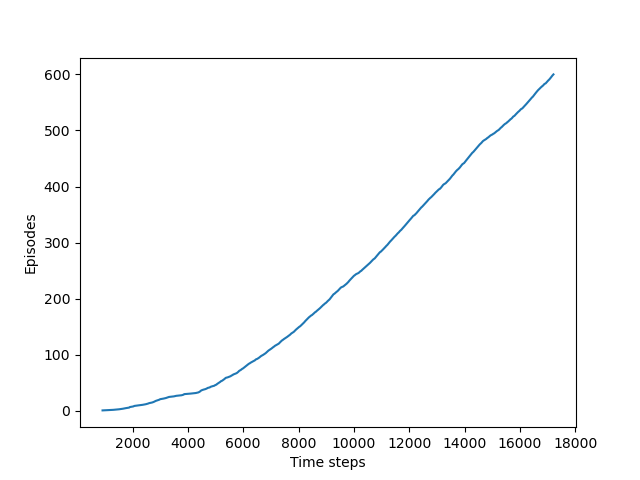

Source code (Python):
import sys
from os.path import dirname, join, realpath
dir_path = dirname(dirname(realpath(__file__)))
sys.path.insert(1, join(dir_path, 'utils'))
from abc import ABC, abstractmethod
from typing import List

import numpy as np
import matplotlib.pyplot as plt
from tqdm import trange

from env import GridWorld


class Agent(ABC):
    '''
    Agent abstract class
    '''

    def __init__(self, env: GridWorld, 
                epsilon: float, alpha: float,
                gamma: float, n_eps: int) -> None:
        '''
        Params
        ------
        env: GridWorld env
        epsilon: exploration param
        alpha: step size param
        gamma: discount factor
        n_eps: number of episodes
        '''
        self.env = env
        self.epsilon = epsilon
        self.alpha = alpha
        self.gamma = gamma
        self.n_eps = n_eps


    def _reset(self) -> np.ndarray:
        return self.env.reset()


    def _epsilon_greedy(self, state: np.ndarray) -> int:
        '''
        Choose action according to epsilon-greedy

        Params
        ------
        state: state of the agent

        Return
        ------
        action: chosen action
        '''
        if np.random.binomial(1, self.epsilon):
            action = np.random.choice(self.env.action_space)
        else:
            state = self.env.state
            max_value = self.value_function[state[0], state[1], :].max()
            action = np.random.choice(np.flatnonzero(
                self.value_function[state[0], state[1], :] == max_value))
        return action


    @abstractmethod
    def _run_episode(self) -> float:
        pass


    def run(self) -> List[int]:
        n_steps = []
        self.value_function = np.zeros((self.env.height, self.env.width, 
            len(self.env.action_space)))

        for ep in trange(self.n_eps):
            n_steps.append(self._run_episode())

        return n_steps


    def print_optimal_policy(self) -> None:
        for x in range(self.env.height):
            optimal_policy_row = []
            for y in range(self.env.width):
                if self.env.terminated(np.array([x, y])):
                    optimal_policy_row.append('G')
                    continue
                best_action = np.argmax(self.value_function[x, y, :])
                if best_action == 0:
                    optimal_policy_row.append('U')
                elif best_action == 1:
                    optimal_policy_row.append('R')
                elif best_action == 2:
                    optimal_policy_row.append('D')
                elif best_action == 3:
                    optimal_policy_row.append('L')
            print(optimal_policy_row)


class Sarsa(Agent):
    '''
    Sarsa agent
    '''

    def __init__(self, env: GridWorld, 
                epsilon: float, alpha: float, 
                gamma: float, n_eps: int) -> None:
        super().__init__(env, epsilon, alpha, gamma, n_eps)


    def _run_episode(self) -> int:
        '''
        Perform an episode 

        Return
        ------
        n_steps: number of steps of the episode
        '''
        state = self._reset()
        action = self._epsilon_greedy(state)
        n_steps = 0

        while True:
            n_steps += 1
            next_state, reward, terminated = self.env.step(action)
            next_action = self._epsilon_greedy(next_state)
            self.value_function[state[0], state[1], action] += \
                self.alpha * (reward + self.gamma * self.value_function[next_state[0], \
                next_state[1], next_action] - self.value_function[state[0], state[1], action])
            state = next_state
            action = next_action

            if terminated:
                break

        return n_steps


if __name__ == '__main__':
    height = 7
    width = 10
    wind_dist = [0, 0, 0, 1, 1, 1, 2, 2, 1, 0]
    start_state = (3, 0)
    terminal_states = [(3, 7)]
    env = GridWorld(height, width, start_state, terminal_states, wind_dist=wind_dist)
    n_eps = 600
    epsilon = 0.1
    alpha = 0.5
    gamma = 1

    sarsa = Sarsa(env, epsilon, alpha, gamma, n_eps)

    n_steps = sarsa.run()
    n_steps = np.add.accumulate(time_steps)

    plt.plot(time_steps, np.arange(1, len(time_steps) + 1))
    plt.xlabel('Time steps')
    plt.ylabel('Episodes')

    plt.savefig('./windy_gridworld.png')
    plt.close()

    sarsa.print_optimal_policy()
